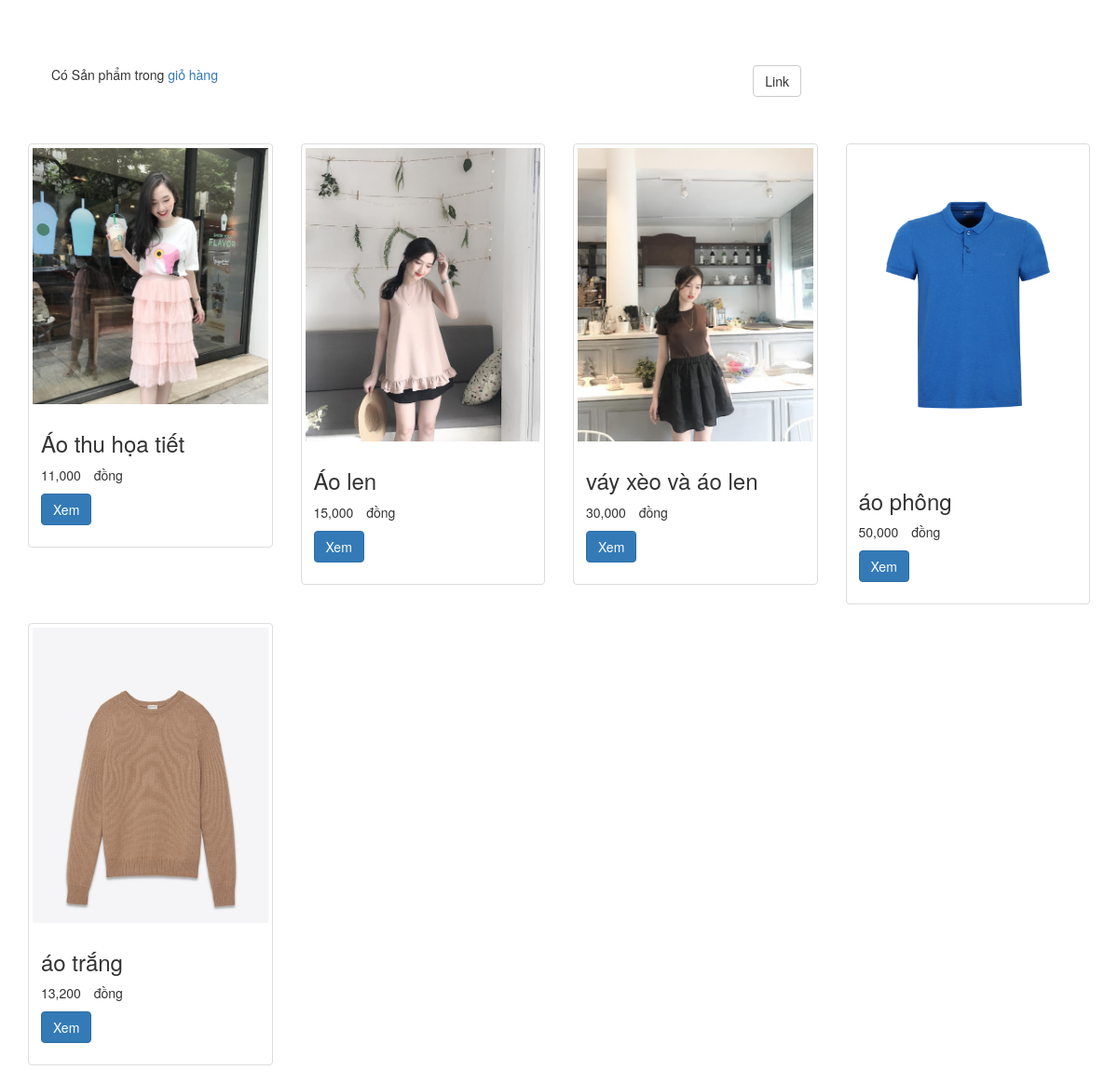
The page / on the database its author committed.
### tables this page shows
CREATE TABLE `sanpham` (
  `masp` int(11) NOT NULL,
  `hinhanh` varchar(100) NOT NULL,
  `tensp` varchar(120) NOT NULL,
  `dongia` int(11) NOT NULL
);

### app/core/Controller.php (called while the page is built, shortened)
<?php
	class Controller
	{
		public function view($view , $param= [])
		{
			include "../app/views/" . $view . ".php";
		}
	}
?>

### app/controllers/home.php (called while the page is built)
<?php
class Home extends Controller
{
	function index()
	{
		$new = $this->model('M_Product');
		$product = $new->getProduct();
		$this->view('index',['product'=>$product]);
	}
}

### app/core/App.php (called while the page is built, shortened)
<?php
	class App
	{
		protected $_method = "index";
		public function __construct()
		{
			$url = $this->getURL();
			$this->_controller = new $this->_controller;
			$this->_params = $url ? array_values($url): [];
			call_user_func_array([$this->_controller,$this->_method],$this->_params);
		}
	}
?>

### public/index.php (called while the page is built, shortened)
<?php
	$app = new App;
?>

### app/models/database.php (called while the page is built, shortened)
<?php
class database{
    public $_dbh = '';
    public $_sql = '';
    public function database() {
        $this->_dbh = new PDO('mysql:host=localhost; dbname=giohang','root','');
        $this->_dbh->query('set names "utf8"');
    }
    public function setQuery($sql) {
        $this->_sql = $sql;
    }
    public function execute($options=array()) {
        $this->_cursor = $this->_dbh->prepare($this->_sql);
        $this->_cursor->execute();
        return $this->_cursor;
    }
    public function loadAllRows($options=array()) {
        if(!$options) {
            if(!$result = $this->execute())
                return false;
        }
        else {
            if(!$result = $this->execute($options))
                return false;
        }
        return $result->fetchAll(PDO::FETCH_OBJ);
    }
}
?>

### app/models/M_Product.php (called while the page is built, shortened)
<?php
	include_once "database.php";
	class M_Product extends database
	{
		public function getProduct()
		{
			$result = $this->loadAllRows();
			return $result;
		}
	}
?>

### app/views/index.php (the view, shortened to what this page needs)
<!DOCTYPE html>
<html>
<head>
	<link rel="stylesheet" type="text/css" href="css/bootstrap.min.css">
	<link rel="stylesheet" type="text/css" href="css/mycss.css">
</head>
<body>
	<div class="container">
		<div id="content">
			<div class="row" id="header">
				<div class="col-xs-12 col-md-8">Có <?php if(isset($_SESSION['cart'])) echo count($_SESSION['cart']);?>
				Sản phẩm trong <a href="cart.php">giỏ hàng</a></div>
				<div class="col-xs-6 col-md-4">
					<a class="btn btn-default" href="" role="button">Link</a>
				</div>
			</div>
			<div class="row">
				<?php
				$product = $param['product'];
				foreach($product as $pd){
				?>
				 	<div class="col-sm-6 col-md-3">
				    	<div class="thumbnail">
				      		<a href="" ><img src="upload/product/<?=$pd->hinhanh;?>" alt="..."></a>
				     		<div class="caption">
				       		<h3><?=$pd->tensp;?></h3>
							<p><?php echo number_format($pd->dongia);?>
							 <span style="margin-left: 10px">đồng</span></p>
				        	<p><a href="product/detail/<?=$pd->masp;?>" class="btn btn-primary" role="button">Xem</a></p>
				      		</div>
				    	</div>
				  	</div>
					<?php
					}
				?>
			</div>
		</div>
	</div>
</body>
</html>

### public/css/mycss.css (style rules this page uses)
#content { margin-top: 70px; }
#header { margin: 20px 0px 50px 10px; }

### rows shown on the page
sanpham: hinhanh (picture), tensp "Áo thu họa tiết", dongia "11,000"
sanpham: hinhanh (picture), tensp "Áo len", dongia "15,000"
sanpham: hinhanh (picture), tensp "váy xèo và áo len", dongia "30,000"
sanpham: hinhanh (picture), tensp "áo phông", dongia "50,000"
sanpham: hinhanh (picture), tensp "áo trắng", dongia "13,200"
